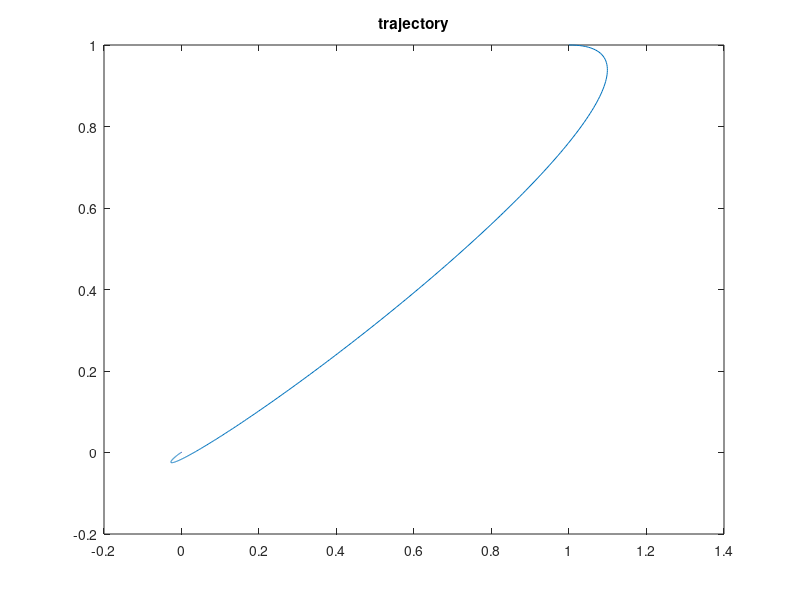

This figure's MATLAB source: (Note: this script raises an error after producing the figure.)
clc;
close all;
clear all;

n= 4;
m= 2;
l= 2;
N= 1000;
x= zeros(n,N);
u= zeros(m,N);
y= zeros(l,N);

A = [0,0,1,0;
     0,0,0,1;
     0,0,0,0;
     0,0,0,0];

B = [0 0;0 0;1 0;0 1];

C = [1,0,0,0;
     0,1,0,0];
 
D = [];

dt = 0.01;

sys1 = ss(A,B,C,D);
sys2 = c2d(sys1,dt);

At = sys2.A;
Bt = sys2.B;
Ct = sys2.C;

Qx = 1*eye(2);
Qv = 0.1*eye(2);
Q = [Qx,zeros(2,2);
    zeros(2,2),Qv];
R = 0.1*eye(2);

[K,S,e] = dlqr(At,Bt,Q,R,[]); 



x0 = [1,1,1,0]'; 
x(:,1) = x0; 
for i=1:N
    u(:,i) = -K*x(:,i);
    x(:,i+1) = At*x(:,i) + Bt*u(:,i);
    y(:,i) = Ct*x(:,i);
end


figure()
plot(x(1,:),x(2,:));
title('trajectory')
%% Add non linear sectors

x= zeros(n,N);
u= zeros(m,N);
yp= zeros(l,N);

x0 = [1,1,1,0]';
cost=[];
costy=[];
c=0;
cy=0;
costyy=[];
cyy=0;
x(:,1) = x0;
for i=1:N
    
    u(:,i) = -K*x(:,i);
    x(:,i+1) = At*x(:,i) + Bt*u(:,i);
    yp(:,i) = phi(Ct*x(:,i));
    c = c+x(:,i)'*x(:,i) + u(:,i)'*u(:,i);
    cost = [cost; c];

    cy =  cy + yp(:,i)'*yp(:,i);
    costy = [costy; cy];
    
    cyy =  cyy + y(:,i)'*y(:,i);
    costyy = [costyy; cyy];
end


figure()
plot(x(1,:),x(2,:))
title('trajectory')


figure()
plot(yp(1,:),yp(2,:));hold on;
plot(y(1,:),y(2,:));
legend('error','normal')
title('output')


figure()
% plot(cost);hold on;
plot(costy);hold on;
plot(costyy)
legend('uncertain','exact')
title('cost')


output_error = vecnorm(y - yp,2,1);

out = abs(costy - costyy);
%%
figure()
plot(output_error)
title('output error')

figure()
plot(out)
title('cost difference')


%% Observability nominal
clc;
% close all;
eps = 0.01
x_init = x0+eps*[1*eye(n),-1*eye(n),zeros(n,1)];

x_obs=[];
y_obs=[];
for j  = 1:length(x_init)
    xo = zeros(n,N);
    yo = zeros(l,N);
    xo(:,1) = x_init(:,j);
    for i = 1:N
        xo(:,i+1) = At*xo(:,i) + Bt*u(:,i);
        yo(:,i) = Ct*xo(:,i);
    end
    x_obs = [x_obs;xo];
    y_obs = [y_obs;yo];
     
end



figure()
hold on;
for j  = 1:length(x_init)
    plot(x_obs(4*(j-1)+1,:),x_obs(4*(j-1)+2,:))
end


% obs

Obs = zeros(4,4);
for j = 1:2
    Y=[]; 
    for i = 1:n
          Y = [Y,(y_obs((i-1)*2+1:(i-1)*2+l,j) - y_obs(l*n+(i-1)*2+1:l*n+(i-1)*2+l,j))];
          
%           (y_obs((i-1)*2+1:(i-1)*2+l,j) - y_obs(l*n+(i-1)*2+1:l*n+(i-1)*2+l,j))
    end
    Y
    Obs = Obs + Y'*Y;
end
Obs = Obs/(4*eps^2);
eig(Obs)
% Check gramian mapping 
z=0;
for i = 1:N
    z = z + (y_obs(1:2,i) - y(:,i))'*(y_obs(1:2,i) - y(:,i));
end
gram_error = z-min(eig(Obs))*norm(x_obs(1:4,:))
%% Observability with sector

% close all;

x_init = x0+eps*[1*eye(n),-1*eye(n),zeros(n,1)];

x_obs=[];
y_obs=[];
for j  = 1:length(x_init)
    xo = zeros(n,N);
    yo = zeros(l,N);
    xo(:,1) = x_init(:,j);
    for i = 1:N
        xo(:,i+1) = At*xo(:,i) + Bt*u(:,i);
        yo(:,i) = phi(Ct*xo(:,i));
    end
    x_obs = [x_obs;xo];
    y_obs = [y_obs;yo];
     
end



figure()

hold on;
for j  = 1:length(x_init)
    plot(x_obs(4*(j-1)+1,:),x_obs(4*(j-1)+2,:))
end


%% obs

Obsp = zeros(4,4);
for j = 1:N
    Y=[]; 
    for i = 1:n
          Y = [Y,(y_obs((i-1)*2+1:(i-1)*2+l,j) - y_obs(l*n+(i-1)*2+1:l*n+(i-1)*2+l,j))];
          
%           (y_obs((i-1)*2+1:(i-1)*2+l,j) - y_obs(l*n+(i-1)*2+1:l*n+(i-1)*2+l,j))
    end
    Obsp = Obsp + Y'*Y/(4*eps^2);
end

eig(Obsp)

%% Check gramian mapping 
z=0;
for i = 1:N
    z = z + (y_obs(1:2,i) - y(:,i))'*(y_obs(1:2,i) - y(:,i));
end
gram_error = z-min(eig(Obs))*norm(x_obs(1:4,:));


%% Output based control?
x= zeros(n,N);
uy= zeros(m,N);
yp= zeros(l,N);

Ky = 0.5*eye(2);
Kyd = 1*eye(2);
x0 = [1,1,1,0]'; 
x(:,1) = x0; 
ypre = yp(:,1)
for i=1:N
    
    yp(:,i) = Ct*x(:,i);
    err = (yp(:,i) - ypre)/dt
    uy(:,i) = -Ky*yp(:,i) - Kyd*err;
    x(:,i+1) = At*x(:,i) + Bt*uy(:,i);
    ypre = yp(:,i);
end

figure()
plot(x(1,:),x(2,:))

figure()
plot(x(1,:));hold on;
plot(x(2,:));

%% Observability nominal
clc;
% close all;
eps = 0.001;
x_init = x0+eps*[1*eye(n),-1*eye(n),zeros(n,1)];

x_obs=[];
yy_obs=[];
for j  = 1:length(x_init)
    xo = zeros(n,N);
    yo = zeros(l,N);
    xo(:,1) = x_init(:,j);
    for i = 1:N
        xo(:,i+1) = At*xo(:,i) + Bt*uy(:,i);
        yo(:,i) = Ct*xo(:,i);
    end
    x_obs = [x_obs;xo];
    yy_obs = [yy_obs;yo];
     
end



figure()
hold on;
for j  = 1:length(x_init)
    plot(x_obs(4*(j-1)+1,:),x_obs(4*(j-1)+2,:))
end
legend()

% obs

Obsy = zeros(4,4);
for j = 1:2
    Y=[]; 
    for i = 1:n
          Y = [Y,(yy_obs((i-1)*2+1:(i-1)*2+l,j) - yy_obs(l*n+(i-1)*2+1:l*n+(i-1)*2+l,j))];
          
%           (y_obs((i-1)*2+1:(i-1)*2+l,j) - y_obs(l*n+(i-1)*2+1:l*n+(i-1)*2+l,j))
    end
    Y
    Obsy = Obsy + Y'*Y;
end
Obsy = Obsy/(4*eps^2);
eig(Obsy)


% Check gramian mapping 
z=0;
for i = 1:N
    z = z + (y_obs(1:2,i) - yp(:,i))'*(y_obs(1:2,i) - yp(:,i));
end
gram_error = z-min(eig(Obsy))*norm(x_obs(1:4,:))







%% Output based control sector based

x= zeros(n,N);
uy= zeros(m,N);
yp= zeros(l,N);

Ky = 0.5*eye(2);
Kyd = 1*eye(2);
x0 = [1,1,1,0]'; 
x(:,1) = x0; 
ypre = yp(:,1)
for i=1:N
    
    yp(:,i) = phi(Ct*x(:,i));
    err = (yp(:,i) - ypre)/dt
    uy(:,i) = -Ky*yp(:,i) - Kyd*err;
    x(:,i+1) = At*x(:,i) + Bt*uy(:,i);
    ypre = yp(:,i);
end

figure()
plot(x(1,:),x(2,:))

figure()
plot(x(1,:));hold on;
plot(x(2,:));

%% Observability nominal
clc;
% close all;
eps = 0.001;
x_init = x0+eps*[1*eye(n),-1*eye(n),zeros(n,1)];

x_obs=[];
yy_obs=[];
for j  = 1:length(x_init)
    xo = zeros(n,N);
    yo = zeros(l,N);
    xo(:,1) = x_init(:,j);
    for i = 1:N
        xo(:,i+1) = At*xo(:,i) + Bt*uy(:,i);
        yo(:,i) = phi(Ct*x(:,i));
    end
    x_obs = [x_obs;xo];
    yy_obs = [yy_obs;yo];
     
end



figure()
hold on;
for j  = 1:length(x_init)
    plot(x_obs(4*(j-1)+1,:),x_obs(4*(j-1)+2,:))
end
legend()

% obs

Obsy = zeros(4,4);
for j = 1:2
    Y=[]; 
    for i = 1:n
          Y = [Y,(yy_obs((i-1)*2+1:(i-1)*2+l,j) - yy_obs(l*n+(i-1)*2+1:l*n+(i-1)*2+l,j))];
          
%           (y_obs((i-1)*2+1:(i-1)*2+l,j) - y_obs(l*n+(i-1)*2+1:l*n+(i-1)*2+l,j))
    end
    Y
    Obsy = Obsy + Y'*Y;
end
Obsy = Obsy/(4*eps^2);
eig(Obsy)


% Check gramian mapping 
z=0;
for i = 1:N
    z = z + (y_obs(1:2,i) - yp(:,i))'*(y_obs(1:2,i) - yp(:,i));
end
gram_error = z-min(eig(Obsy))*norm(x_obs(1:4,1) - x0)

gram_error = z-norm(sqrt(Obsy)*(x_obs(1:4,1)) - x0)

gram_error = z - (x_obs(1:4,1) - x0)'*Obsy*(x_obs(1:4,1) - x0)

%%
function y = phi(x)   
    y = x + norm(x-[0.5;0.5])*0.5*(0.5-rand(size(x)));
end



